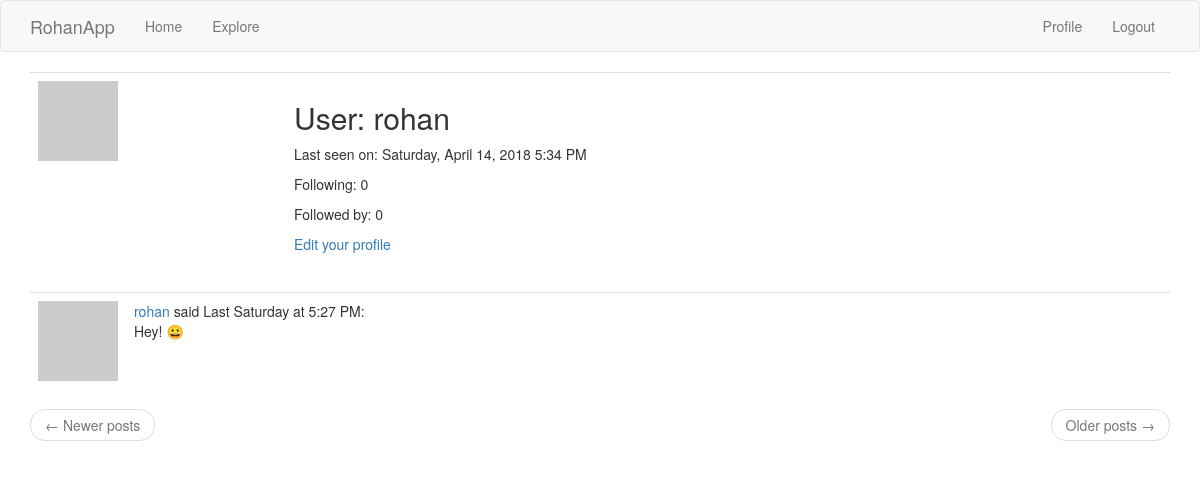
/user/rohan (signed in), run on an earlier commit of the app's database.
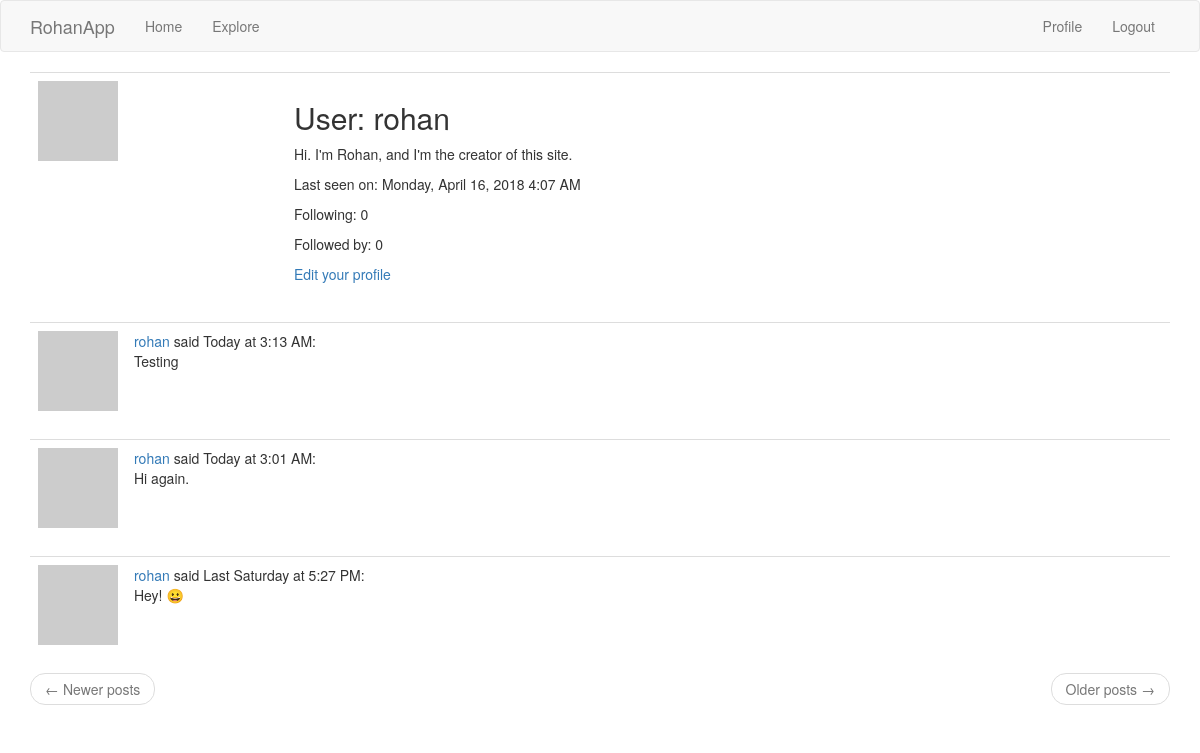
And on a later commit of the database.
### app/models.py (models this page shows, shortened)
class User(UserMixin, db.Model):
    id = db.Column(db.Integer, primary_key=True)
    username = db.Column(db.String(64), index=True, unique=True)
    email = db.Column(db.String(120), index=True, unique=True)
    password_hash = db.Column(db.String(128))
    posts = db.relationship('Post', backref='author', lazy='dynamic') # u.posts, p.author(s)
    about_me = db.Column(db.String(140))
    last_seen = db.Column(db.DateTime, default=datetime.utcnow)
    followed = db.relationship('User', secondary=followers,
        primaryjoin=(followers.c.follower_id == id), # LEFT # why isn't it just followers.follower_id ?
        secondaryjoin=(followers.c.followed_id == id), # RIGHT
        backref=db.backref('followers', lazy='dynamic'), lazy='dynamic')
    def avatar(self, size):
        digest = md5(self.email.lower().encode('utf-8')).hexdigest() # .encode('utf-8') converts email string to bytes
        return 'https://www.gravatar.com/avatar/{}?d=identicon&s={}'.format(digest, size)

class Post(db.Model):
    id = db.Column(db.Integer, primary_key=True)
    body = db.Column(db.String(140))
    timestamp = db.Column(db.DateTime, index=True, default=datetime.utcnow) # datetime.utcnow, NOT datetime.utcnow()
    user_id = db.Column(db.Integer, db.ForeignKey('user.id'))
    language = db.Column(db.String(5))

### app/routes.py (the view)
@app.route('/user/<username>')
@login_required
def user(username):
    user = User.query.filter_by(username=username).first_or_404()
    page = request.args.get('page', 1, type=int)
    posts = user.posts.order_by(Post.timestamp.desc()).paginate(
        page, app.config['POSTS_PER_PAGE'], False)
    next_url = url_for('user', username=user.username, page=posts.next_num) if posts.has_next else None
    prev_url = url_for('user', username=user.username, page=posts.prev_num) if posts.has_prev else None
    return render_template('user.html', title = user.username, user = user, posts = posts.items,
                            next_url = next_url, prev_url = prev_url)

### app/models.py (called while the page is built)
@login.user_loader
def load_user(id):
    return User.query.get(int(id))

### app/routes.py (called while the page is built)
@app.before_request # executed just before any view function
def before_request():
    if current_user.is_authenticated:
        current_user.last_seen = datetime.utcnow() # .strftime('%m/%d/%Y %I:%M:%S %p')
        db.session.commit()
        g.locale = str(get_locale())

### app/templates/user.html
{% extends "base.html" %}
{% block app_content %}
    <table class="table table-hover">
        <tr>
            <td width="256px"><img src="{{ user.avatar(256) }}"></td>
            <td>
                <h2>User: {{ user.username }}</h2>
                {% if user.about_me %}<p>{{ user.about_me }}</p>{% endif %}
                {% if user.last_seen %}
                <p>Last seen on: {{ moment(user.last_seen).format('LLLL') }}</p>
                {% endif %}
                <p>Following: {{ user.followed.count() }}</p>
                <p>Followed by: {{ user.followers.count() }}</p>
                {% if current_user == user %}
                <p><a href="{{ url_for('edit_profile') }}">Edit your profile</a></p>
                {% elif not current_user.is_following(user) %}
                <p><a href="{{ url_for('follow', username=user.username) }}">Follow</a></p>
                {% else %}
                <p><a href="{{ url_for('unfollow', username=user.username) }}">Unfollow</a></p>
                {% endif %}
            </td>
        </tr>
    </table>
    {% for post in posts %}
        {% include '_post.html' %}
    {% endfor %}
    <nav aria-label="...">
        <ul class="pager">
            <li class="previous{% if not prev_url %} disabled{% endif %}">
                <a href="{{ prev_url or '#' }}">
                    <span aria-hidden="true">&larr;</span> Newer posts
                </a>
            </li>
            <li class="next{% if not next_url %} disabled{% endif %}">
                <a href="{{ next_url or '#' }}">
                    Older posts <span aria-hidden="true">&rarr;</span>
                </a>
            </li>
        </ul>
    </nav>
{% endblock %}

### app/templates/base.html (shortened to what this page needs)
{% extends 'bootstrap/base.html' %}
{% block navbar %}
    <nav class="navbar navbar-default">
        <div class="container">
            <div class="navbar-header">
                <a class="navbar-brand" href="{{ url_for('index') }}">RohanApp</a>
            </div>
            <div class="collapse navbar-collapse" id="bs-example-navbar-collapse-1">
                <ul class="nav navbar-nav">
                    <li><a href="{{ url_for('index') }}">Home</a></li>
                    <li><a href="{{ url_for('explore') }}">Explore</a></li>
                </ul>
                <ul class="nav navbar-nav navbar-right">
                    {% if current_user.is_anonymous %}
                    <li><a href="{{ url_for('login') }}">Login</a></li>
                    {% else %}
                    <li><a href="{{ url_for('user', username=current_user.username) }}">Profile</a></li>
                    <li><a href="{{ url_for('logout') }}">Logout</a></li>
                    {% endif %}
                </ul>
            </div>
        </div>
    </nav>
{% endblock %}
{% block content %}
    <div class="container">
        {% block app_content %}{% endblock %}
    </div>
{% endblock %}

### app/templates/_post.html (shortened to what this page needs)
<table class="table table-hover">
    <tr>
        <td width="70px">
            <a href="{{ url_for('user', username=post.author.username) }}">
                <img src="{{ post.author.avatar(70) }}" />
            </a>
        </td>
        <td>
            <a href="{{ url_for('user', username=post.author.username) }}">
                {{ post.author.username }}
            </a>
            said {{ moment(post.timestamp).calendar() }}:
            <br>
            {{ post.body }}
        </td>
    </tr>
</table>

What changed in the data, as far as the page shows it:
changed User "rohan": about_me (not shown) → "Hi. I'm Rohan, and I'm the creator of this site."; last_seen "Saturday, April 14, 2018 5:34 PM" → "Monday, April 16, 2018 4:07 AM"
added Post: author.username "rohan", timestamp "Today at 3:13 AM", body "Testing"
added Post: author.username "rohan", timestamp "Today at 3:01 AM", body "Hi again."
